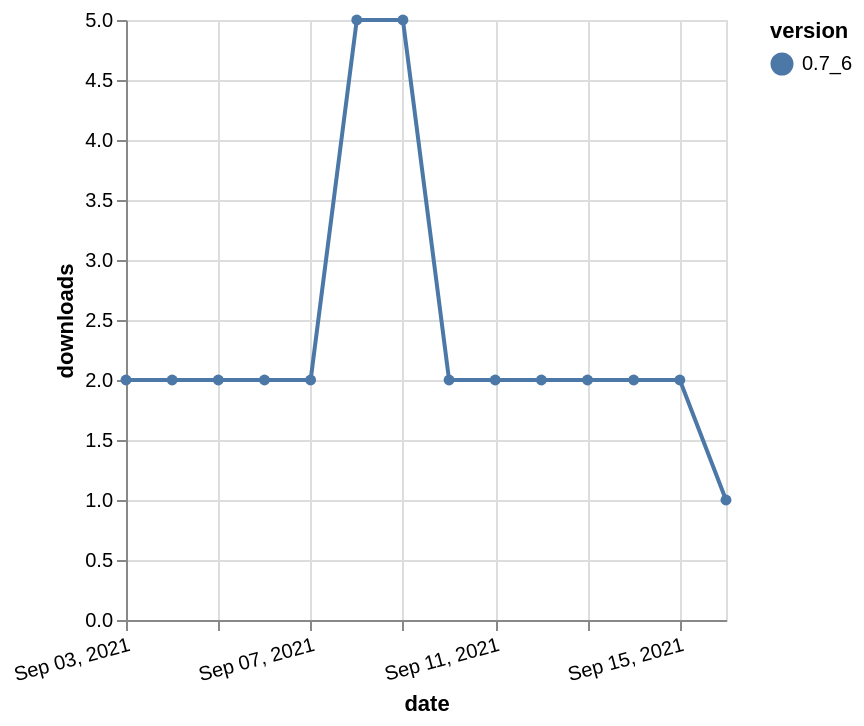

Write the Vega-Lite specification saved for this chart.
### Vega-Lite specification from a JSON file in a GitHub repository (floating-point values rounded to 4 significant figures)
{"$schema": "https://vega.github.io/schema/vega-lite/v5.json", "description": "A simple bar chart with embedded data.", "data": {"values": [{"date": "2021-09-03", "total": 4303, "delta": 2, "version": "0.7_6"}, {"date": "2021-09-04", "total": 4305, "delta": 2, "version": "0.7_6"}, {"date": "2021-09-05", "total": 4307, "delta": 2, "version": "0.7_6"}, {"date": "2021-09-06", "total": 4309, "delta": 2, "version": "0.7_6"}, {"date": "2021-09-07", "total": 4311, "delta": 2, "version": "0.7_6"}, {"date": "2021-09-08", "total": 4316, "delta": 5, "version": "0.7_6"}, {"date": "2021-09-09", "total": 4321, "delta": 5, "version": "0.7_6"}, {"date": "2021-09-10", "total": 4323, "delta": 2, "version": "0.7_6"}, {"date": "2021-09-11", "total": 4325, "delta": 2, "version": "0.7_6"}, {"date": "2021-09-12", "total": 4327, "delta": 2, "version": "0.7_6"}, {"date": "2021-09-13", "total": 4329, "delta": 2, "version": "0.7_6"}, {"date": "2021-09-14", "total": 4331, "delta": 2, "version": "0.7_6"}, {"date": "2021-09-15", "total": 4333, "delta": 2, "version": "0.7_6"}, {"date": "2021-09-16", "total": 4334, "delta": 1, "version": "0.7_6"}]}, "width": "container", "mark": {"type": "line", "point": {"filled": true}}, "encoding": {"x": {"field": "date", "type": "temporal", "timeUnit": "yearmonthdate", "title": "date", "axis": {"labelAngle": -15}}, "y": {"field": "delta", "type": "quantitative", "title": "downloads"}, "color": {"field": "version", "type": "nominal"}, "tooltip": {"field": "delta"}}}
